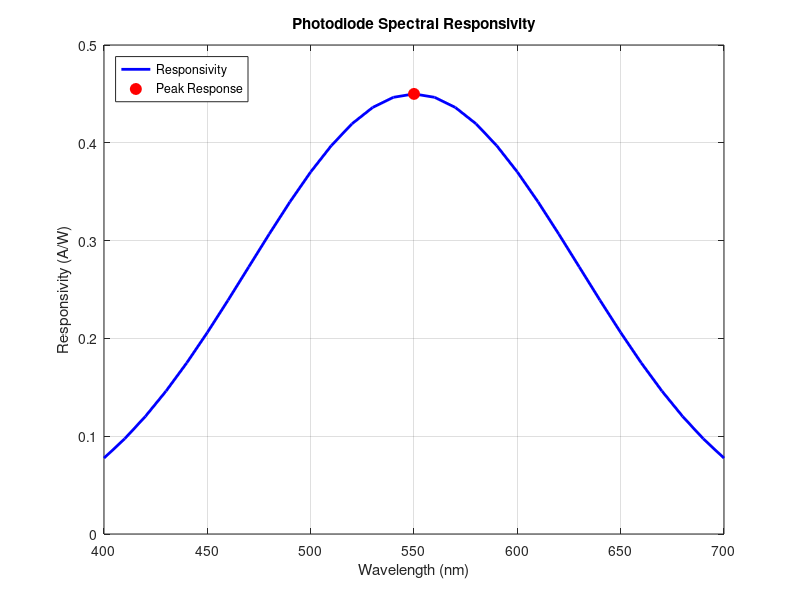
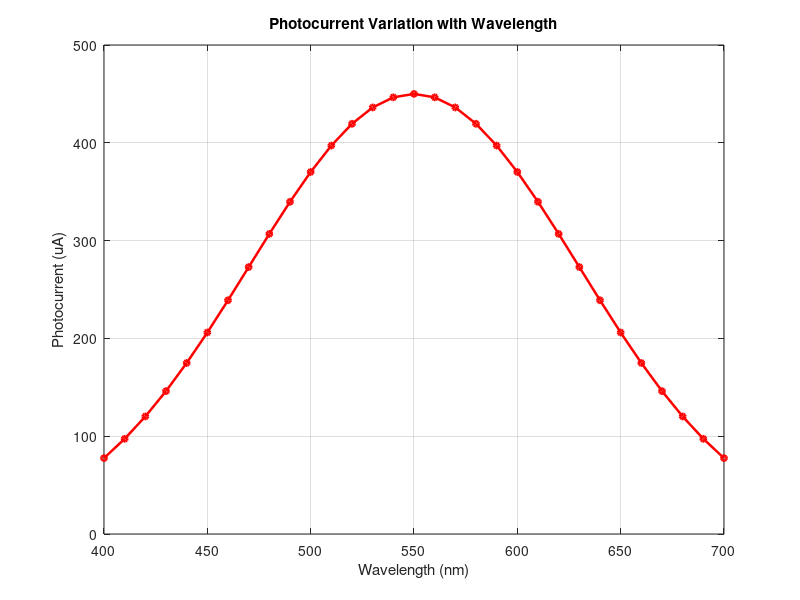
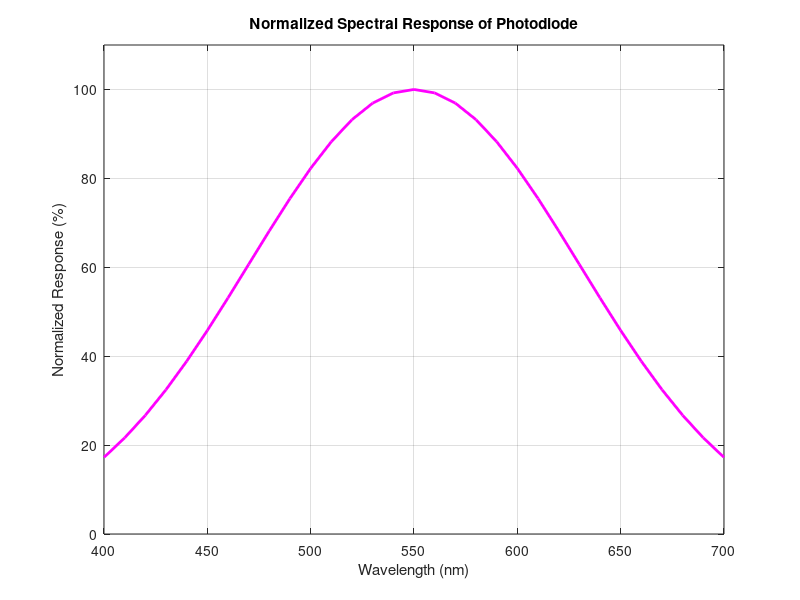

MATLAB code to generate these figures, in order:

clc;
clear;
close all;

%% SPECTRAL RESPONSE ANALYZER SIMULATION
% Photodiode response at different light wavelengths

% Define wavelength range
wavelength = 400:10:700;  % nm

% Photodiode model parameters
peak_wavelength = 550;    % nm
maximum_responsivity = 0.45; % A/W
bandwidth = 80;           % nm (model parameter)

% Constant incident optical power
optical_power = 1e-3;      % 1 mW

% Transimpedance amplifier feedback resistance
feedback_resistance = 10e3; % 10 kohms

%% Calculate spectral responsivity
responsivity = maximum_responsivity .* ...
    exp(-((wavelength - peak_wavelength).^2) ./ (2 * bandwidth^2));

% Calculate photocurrent
photocurrent = responsivity .* optical_power;

% Convert photocurrent into output voltage
output_voltage = photocurrent .* feedback_resistance;

% Normalize response
normalized_response = (responsivity ./ maximum_responsivity) .* 100;

%% Display selected results
fprintf('SPECTRAL RESPONSE ANALYZER SIMULATION\n\n');

fprintf('Peak wavelength: %.2f nm\n', peak_wavelength);
fprintf('Maximum responsivity: %.2f A/W\n', maximum_responsivity);
fprintf('Incident optical power: %.2f mW\n', optical_power*1000);
fprintf('Feedback resistance: %.2f kohms\n\n', ...
    feedback_resistance/1000);

fprintf('Wavelength(nm)  Responsivity(A/W)  Current(uA)  Output(V)\n');

selected = 1:5:length(wavelength);

for i = selected
    fprintf('%8.1f         %8.4f          %8.3f      %8.4f\n', ...
        wavelength(i), responsivity(i), ...
        photocurrent(i)*1e6, output_voltage(i));
end

% Find maximum response
[max_response, max_index] = max(responsivity);

fprintf('\nSimulation completed successfully.\n');
fprintf('Maximum responsivity: %.4f A/W\n', max_response);
fprintf('Peak response wavelength: %.1f nm\n', wavelength(max_index));
fprintf('Maximum output voltage: %.4f V\n', max(output_voltage));

%% Graph 1: Spectral responsivity
figure;
plot(wavelength, responsivity, 'b-', 'LineWidth', 2);
hold on;
plot(wavelength(max_index), max_response, 'ro', ...
    'MarkerSize', 8, 'MarkerFaceColor', 'r');
xlabel('Wavelength (nm)');
ylabel('Responsivity (A/W)');
title('Photodiode Spectral Responsivity');
legend('Responsivity', 'Peak Response', 'Location', 'northwest');
grid on;

%% Graph 2: Photocurrent response
figure;
plot(wavelength, photocurrent*1e6, 'r-o', ...
    'LineWidth', 1.8, 'MarkerSize', 4);
xlabel('Wavelength (nm)');
ylabel('Photocurrent (uA)');
title('Photocurrent Variation with Wavelength');
grid on;

%% Graph 3: Normalized spectral response
figure;
plot(wavelength, normalized_response, 'm-', 'LineWidth', 2);
xlabel('Wavelength (nm)');
ylabel('Normalized Response (%)');
title('Normalized Spectral Response of Photodiode');
ylim([0 110]);
grid on;
